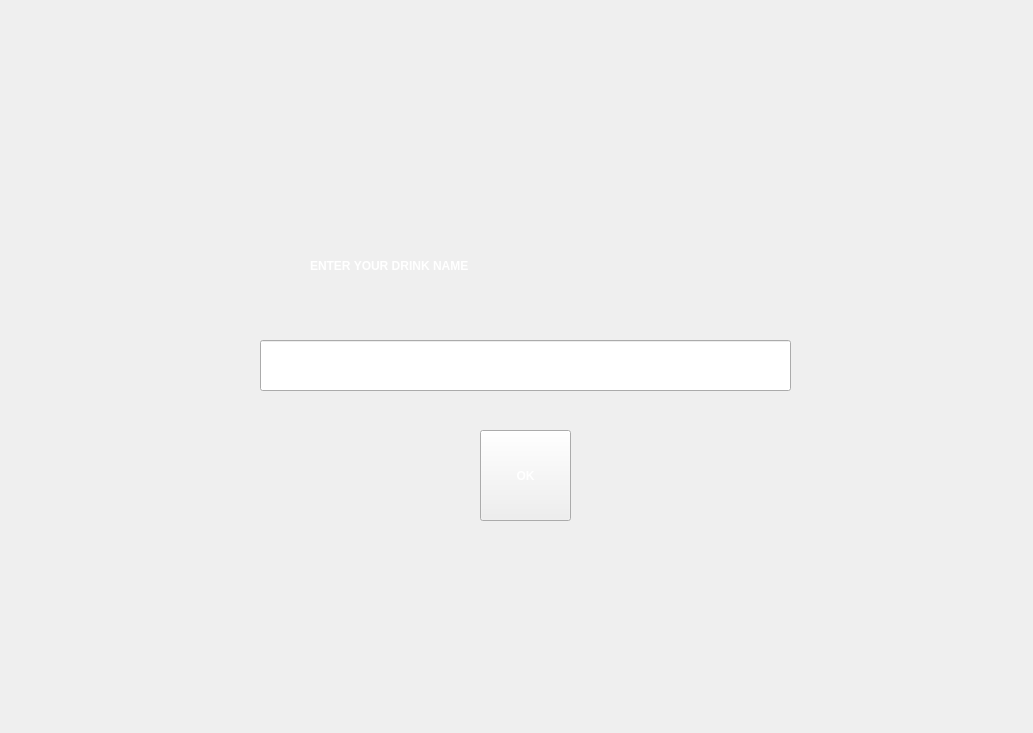
    <widget class="QWidget" name="newDrinkName">
     <widget class="QLabel" name="newDrinkNameBackLabel">
      <property name="geometry">
       <rect>
        <x>0</x>
        <y>0</y>
        <width>1024</width>
        <height>724</height>
       </rect>
      </property>
      <property name="styleSheet">
       <string notr="true">background-image: url(:/backs/backs/chooseDrinkBack.png);</string>
      </property>
      <property name="text">
       <string/>
      </property>
     </widget>
     <widget class="QLabel" name="newDrinkNameEnterLabel">
      <property name="geometry">
       <rect>
        <x>310</x>
        <y>220</y>
        <width>431</width>
        <height>91</height>
       </rect>
      </property>
      <property name="styleSheet">
       <string notr="true">font: 75 25pt &quot;Nirmala UI&quot;;
font-weight: bold;
color: white;</string>
      </property>
      <property name="text">
       <string>ENTER YOUR DRINK NAME</string>
      </property>
     </widget>
     <widget class="QPushButton" name="newDrinkNameOKBtn">
      <property name="geometry">
       <rect>
        <x>480</x>
        <y>430</y>
        <width>91</width>
        <height>91</height>
       </rect>
      </property>
      <property name="styleSheet">
       <string notr="true">font: 75 20pt &quot;Nirmala UI&quot;;
font-weight: bold;
color: white;
border-image: url(:/icons/icons/roundButton.png);</string>
      </property>
      <property name="text">
       <string>OK</string>
      </property>
     </widget>
     <widget class="QLineEdit" name="newDrinkNameLineEdit">
      <property name="geometry">
       <rect>
        <x>260</x>
        <y>340</y>
        <width>531</width>
        <height>51</height>
       </rect>
      </property>
      <property name="text">
       <string/>
      </property>
     </widget>
     <widget class="QLabel" name="newDrinkNameErrorLabel">
      <property name="geometry">
       <rect>
        <x>300</x>
        <y>290</y>
        <width>441</width>
        <height>41</height>
       </rect>
      </property>
      <property name="styleSheet">
       <string notr="true">font: 75 15pt &quot;Nirmala UI&quot;;
font-weight: bold;
color: red;</string>
      </property>
      <property name="text">
       <string/>
      </property>
     </widget>
    </widget>
